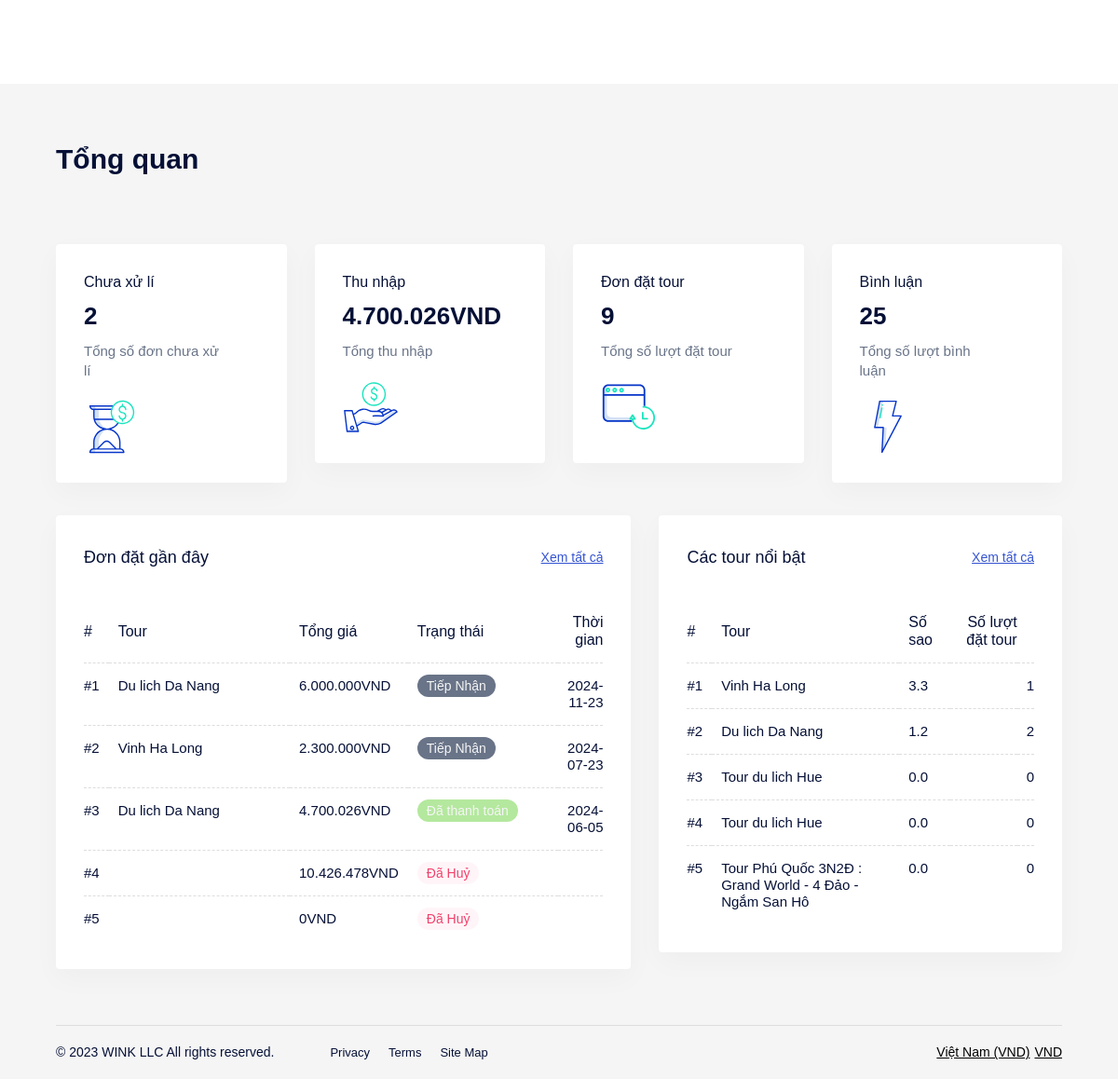
/admin.php (signed in), run on the app's committed database.
### tables this page shows
CREATE TABLE `book_tour` (
  `id` int NOT NULL AUTO_INCREMENT,
  `customer_name` varchar(100) DEFAULT NULL,
  `customer_email` varchar(100) DEFAULT NULL,
  `customer_phone` varchar(20) DEFAULT NULL,
  `tour_id` int DEFAULT NULL,
  `capacity` int DEFAULT NULL,
  `customer_address` text,
  `note` text,
  `date` date DEFAULT NULL,
  `hotel_id` int DEFAULT NULL,
  `total` int DEFAULT NULL,
  `room` int DEFAULT NULL,
  `status_id` int DEFAULT '1',
  `booktour_status` varchar(45) NOT NULL DEFAULT 'Tiếp Nhận',
  `user_id` int DEFAULT NULL,
  `date_start` date DEFAULT NULL,
  `date_end` date DEFAULT NULL,
  PRIMARY KEY (`id`)
);

CREATE TABLE `tour` (
  `id` int NOT NULL AUTO_INCREMENT,
  `tour_name` varchar(255) NOT NULL,
  `tour_description` text,
  `tour_introduction` text,
  `tour_journey` varchar(255) NOT NULL,
  `tour_schedule` varchar(255) NOT NULL,
  `tour_start_date` date DEFAULT NULL,
  `tour_end_date` date DEFAULT NULL,
  `tour_price` decimal(10,0) DEFAULT NULL,
  `tour_max_capacity` int DEFAULT NULL,
  `tour_registration` int DEFAULT NULL,
  `tour_vehicle` varchar(255) NOT NULL,
  `tour_starting_point` varchar(255) NOT NULL,
  `tour_location_id` int DEFAULT NULL,
  `tour_image_url` varchar(255) DEFAULT NULL,
  `tour_includes` text,
  `tour_highlights` text,
  `tour_create_date` date DEFAULT NULL,
  `tour_edit_date` datetime DEFAULT NULL,
  `tour_total_view` int DEFAULT '0',
  `tour_location_name` varchar(255) DEFAULT NULL,
  `tour_status` varchar(45) DEFAULT 'Hiển thị',
  `tour_status_id` int DEFAULT '1',
  `tour_star` double DEFAULT NULL,
  `tour_duration` int DEFAULT NULL,
  `tour_number_of_rating` int DEFAULT NULL,
  `url` varchar(2000) DEFAULT NULL,
  `tour_id` varchar(45) DEFAULT NULL,
  PRIMARY KEY (`id`),
  KEY `tour_location_id` (`tour_location_id`)
);

### admin/controllers/dashboard/index.php (called while the page is built)
<?php
include_once('lib/models.php');
include('admin/models/dashboard.php');
$total = get_total('book_tour');
$comment= get_total('comment');
$pending= get_total_id('book_tour',1,'status_id');
$earning=get_total_earning();
$tour = select_recent_book_tour();
$t = select_tour();
include('admin/views/dashboard/index.php');

### lib/models.php (called while the page is built, shortened)
<?php
require_once('config/database.php');
function get_a_record($table, $id)
{
    global $conn;
    $id = intval($id);
    $sql = "SELECT * FROM `$table` WHERE id =$id";
    $query = mysqli_query($conn, $sql);
    $data = array();
    if (mysqli_num_rows($query) > 0) {
        while ($row = mysqli_fetch_assoc($query)) {
            $data[] = $row;
        }
    }
    return $data;
}
function get_total($table)
{
    global $conn;
    $sql = "SELECT COUNT(*) as total FROM $table";
    $query = mysqli_query($conn, $sql) or die(mysqli_error($conn));
    $row = mysqli_fetch_assoc($query);
    return $row['total'];
}
function get_total_id($table, $id, $type)
{
    global $conn;
    $sql = "SELECT COUNT(*) as total FROM $table WHERE $type=$id";
    $query = mysqli_query($conn, $sql) or die(mysqli_error($conn));
    $row = mysqli_fetch_assoc($query);
    return $row['total'];
}

### admin/models/dashboard.php (called while the page is built, shortened)
<?php
function get_total_earning(){
    global $conn;
    $sql = "SELECT SUM(total) FROM book_tour WHERE status_id=3 OR status_id=4";
    $query = mysqli_query($conn, $sql) or die(mysqli_error($conn));
    $row = mysqli_fetch_assoc($query);
    return $row['SUM(total)'];
}
function select_recent_book_tour(){
    $sql = "SELECT * FROM book_tour ORDER BY date DESC LIMIT 5";
    global $conn;
    $query = mysqli_query($conn, $sql);
    $data = array();
    if (mysqli_num_rows($query) > 0) {
        while ($row = mysqli_fetch_assoc($query)) {
            $data[] = $row;
        }
    }
    return $data;
}
function select_total($tour)
{
    global $conn;
    $sql = "SELECT COUNT(*) FROM book_tour WHERE tour_id =$tour";
    $query = mysqli_query($conn, $sql) or die(mysqli_error($conn));
    $row = mysqli_fetch_assoc($query);
    return $row['COUNT(*)'];
}
function select_tour()
{
    $sql = "SELECT * FROM tour ORDER BY tour_star DESC LIMIT 5";
    global $conn;
    $query = mysqli_query($conn, $sql);
    $data = array();
    if (mysqli_num_rows($query) > 0) {
        while ($row = mysqli_fetch_assoc($query)) {
            $data[] = $row;
        }
    }
    return $data;
}

### admin/views/dashboard/index.php (the view, shortened to what this page needs)
<?php include('admin/views/shared/header.php') ?>
        <div class="dashboard__main">
            <div class="dashboard__content bg-light-2">
                <div class="row y-gap-20 justify-between items-end pb-60 lg:pb-40 md:pb-32">
                    <div class="col-auto">
                        <h1 class="text-30 lh-14 fw-600">Tổng quan</h1>
                    </div>
                    <div class="col-auto">
                    </div>
                </div>
                <div class="row y-gap-30">
                    <div class="col-xl-3 col-md-6">
                        <div class="py-30 px-30 rounded-4 bg-white shadow-3">
                            <div class="row y-gap-20 justify-between items-center">
                                <div class="col-10">
                                    <div class="fw-500 lh-14">Chưa xử lí</div>
                                    <div class="text-26 lh-16 fw-600 mt-5"><?php echo $pending ?></div>
                                    <div class="text-15 lh-14 text-light-1 mt-5">Tổng số đơn chưa xử lí</div>
                                </div>
                                <div class="col-auto">
                                    <img src="public/img/dashboard/icons/1.svg" alt="icon">
                                </div>
                            </div>
                        </div>
                    </div>
                    <div class="col-xl-3 col-md-6">
                        <div class="py-30 px-30 rounded-4 bg-white shadow-3">
                            <div class="row y-gap-20 justify-between items-center">
                                <div class="col-10">
                                    <div class="fw-500 lh-14">Thu nhập</div>
                                    <div class="text-26 lh-16 fw-600 mt-5"><?php echo number_format($earning, 0, ',', '.') . 'VND'; ?></div>
                                    <div class="text-15 lh-14 text-light-1 mt-5">Tổng thu nhập</div>
                                </div>
                                <div class="col-auto">
                                    <img src="public/img/dashboard/icons/2.svg" alt="icon">
                                </div>
                            </div>
                        </div>
                    </div>
                    <div class="col-xl-3 col-md-6">
                        <div class="py-30 px-30 rounded-4 bg-white shadow-3">
                            <div class="row y-gap-20 justify-between items-center">
                                <div class="col-10">
                                    <div class="fw-500 lh-14">Đơn đặt tour</div>
                                    <div class="text-26 lh-16 fw-600 mt-5"><?php echo $total ?></div>
                                    <div class="text-15 lh-14 text-light-1 mt-5">Tổng số lượt đặt tour</div>
                                </div>
                                <div class="col-auto">
                                    <img src="public/img/dashboard/icons/3.svg" alt="icon">
                                </div>
                            </div>
                        </div>
                    </div>
                    <div class="col-xl-3 col-md-6">
                        <div class="py-30 px-30 rounded-4 bg-white shadow-3">
                            <div class="row y-gap-20 justify-between items-center">
                                <div class="col-10">
                                    <div class="fw-500 lh-14">Bình luận</div>
                                    <div class="text-26 lh-16 fw-600 mt-5"><?php echo $comment ?></div>
                                    <div class="text-15 lh-14 text-light-1 mt-5">Tổng số lượt bình luận</div>
                                </div>
                                <div class="col-auto">
                                    <img src="public/img/dashboard/icons/4.svg" alt="icon">
                                </div>
                            </div>
                        </div>
                    </div>
                </div>
                <div class="row y-gap-30 pt-20">
                    <div class="col-xl-7 col-md-6">
                        <div class="py-30 px-30 rounded-4 bg-white shadow-3">
                            <div class="d-flex justify-between items-center">
                                <h2 class="text-18 lh-1 fw-500">
                                    Đơn đặt gần đây
                                </h2>
                                <div class="">
                                    <a href="/admin.php?controller=booking" class="text-14 text-blue-1 fw-500 underline">Xem tất cả</a>
                                </div>
                            </div>
                            <div class="overflow-scroll scroll-bar-1 pt-30">
                                <table class="table-2 col-12">
                                    <thead class="">
                                        <tr>
                                            <th>#</th>
                                            <th style="width: 250px;">Tour</th>
                                            <th>Tổng giá</th>
                                            <th style="width: 200px;">Trạng thái</th>
                                            <th>Thời gian</th>
                                        </tr>
                                    </thead>
                                    <tbody>
                            <?php
                            $count = 0;
                            foreach ($tour as $e){ ?>
                                        <tr>
                                            <td>#<?php  echo ++$count ?></td>
                                            <td><?php
                                                $a=get_a_record('tour',$e['tour_id']);
                                            foreach($a as $b){
                                                echo $b['tour_name'];
                                            }  ?></td>
                                            <td class="fw-500"><?php echo number_format($e['total'], 0, ',', '.') . 'VND'; ?></td>
                                            <td>
                                                    <?php if ($e['status_id'] == 5) { ?>
                                                    <span
                                                        class="rounded-100 py-4 px-10 text-center text-14 fw-500 bg-red-3 text-red-2">
                                                        <?php echo $e['booktour_status']; ?>
                                                    </span>
                                                <?php }
                                                else if ($e['status_id'] == 1) { ?>
                                                        <span
                                                            class="rounded-100 py-4 px-10 text-center text-14 fw-500 bg-light-1 text-light-2">
                                                        <?php echo $e['booktour_status']; ?>
                                                        </span>
                                                <?php }else if ($e['status_id'] == 2) { ?>
                                                        <span
                                                            class="rounded-100 py-4 px-10 text-center text-14 fw-500 bg-blue-1-05 text-blue-1">
                                                        <?php echo $e['booktour_status']; ?>
                                                        </span><?php }
                                                else if ($e['status_id'] == 3) { ?>
                                                        <span
                                                            class="rounded-100 py-4 px-10 text-center text-14 fw-500 bg-success-2 text-light-2   ">
                                                        <?php echo $e['booktour_status']; ?>
                                                        </span> <?php }?></div>
                                            <td><?php echo $e['date'] ?></td>
                                    <?php } ?>
                            </div>
                        </div>
                    <div class="col-xl-5 col-md-6">
                        <div class="py-30 px-30 rounded-4 bg-white shadow-3">
                            <div class="d-flex justify-between items-center">
                                <h2 class="text-18 lh-1 fw-500">
                                    Các tour nổi bật
                                </h2>
                                <div class="">
                                    <a href="/admin.php?controller=tour" class="text-14 text-blue-1 fw-500 underline">Xem tất cả</a>
                                </div>
                            </div>
                            <div class="overflow-scroll scroll-bar-1 pt-30">
                                <table class="table-2 col-12" id="myTable">
                                    <thead class="">
                                        <tr>
                                            <th>#</th>
                                            <th>Tour</th>
                                            <th>Số sao</th>
                                            <th>Số lượt đặt tour</th>
                                        </tr>
                                    </thead>
                                    <tbody>
                            <?php
                            $count = 0;
                            foreach ($t as $e){ ?>
                                        <tr>
                                            <td>#<?php  echo ++$count ?></td>
                                            <td><?php
                                                echo $e['tour_name'];
                                             ?></td>
                                            <td class="fw-500"><?php echo number_format($e['tour_star'], 1) ?></td>
                                            <td>
                                            </td>
                                            <td ><?php echo select_total($e['id']);
                                            ?></td>
                                        </tr>
                                    <?php } ?>
                                    </tbody>
                                </table>
                            </div>
                        </div>
                    </div>
                <?php include('admin/views/shared/footer.php') ?>

### data on the page
book_tour: total "6.000.000", booktour_status "Tiếp Nhận", date "2024-11-23"
tour: tour_name "Du lich Da Nang", tour_star "1.2", id "2"
book_tour: total "2.300.000", booktour_status "Tiếp Nhận", date "2024-07-23"
tour: tour_name "Vinh Ha Long", tour_star "3.3", id "1"
book_tour: total "4.700.026", booktour_status "Đã thanh toán", date "2024-06-05"
book_tour: total "10.426.478", booktour_status "Đã Huỷ"
book_tour: total "0", booktour_status "Đã Huỷ"
tour: tour_name "Tour du lich Hue", tour_star "0.0", id "0"
tour: tour_name "Tour du lich Hue", tour_star "0.0", id "0"
tour: tour_name "Tour Phú Quốc 3N2Đ : Grand World - 4 Đảo - Ngắm San Hô", tour_star "0.0", id "0"

### other printed values
$pending "2"
$earning "4.700.026"
$total "9"
$comment "25"
